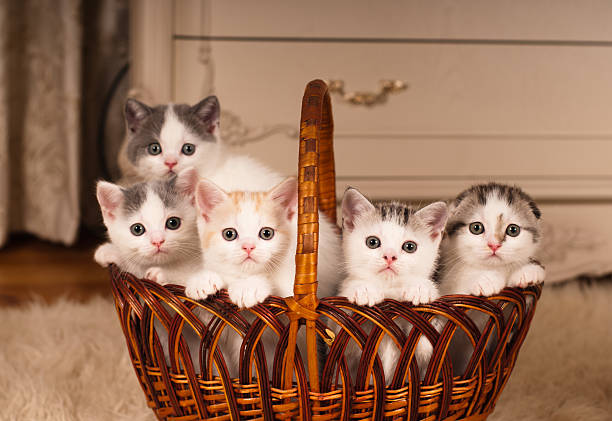
#> input picture computer_vision/opencv/photos/cats.jpg, 612 x 421 px, found by its file name
$ python histogram.py
#> lines starting #> are read from the running program, lines starting #| are printed output that depends on the picture
import cv2 as cv
import matplotlib.pyplot as plt
import numpy as np

img = cv.imread('photos/cats.jpg')
#> img is the input picture: shape (421, 612, 3); mean B, G, R 90.5, 114.6, 154.4
cv.imshow('Image', img)

blank = np.zeros(img.shape[:2], dtype='uint8')

#gray = cv.cvtColor(img, cv.COLOR_BGR2GRAY)
#cv.imshow('Gray scale', gray)

mask = cv.circle(blank.copy(), (img.shape[1]//2, img.shape[0]//2), 100, 255, -1)

masked = cv.bitwise_and(img, img, mask=mask)
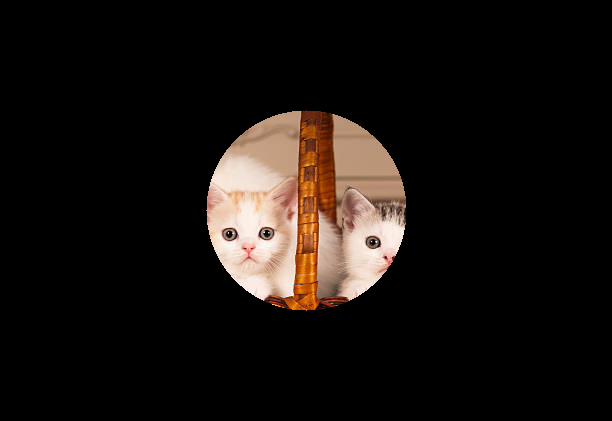
#> masked: shape (421, 612, 3); mean B, G, R 15.4, 18.6, 23.7

# [10 lines of commented-out code are left out]

plt.figure()
plt.title('Color histogram')
plt.xlabel('Bins')
plt.ylabel('# of pixels')
colors = ('b', 'g', 'r')
for i, col in enumerate(colors):
  hist = cv.calcHist([img], [i], mask, [256], [0, 256])
  plt.plot(hist, color=col)
  plt.xlim([0, 256])


plt.show()
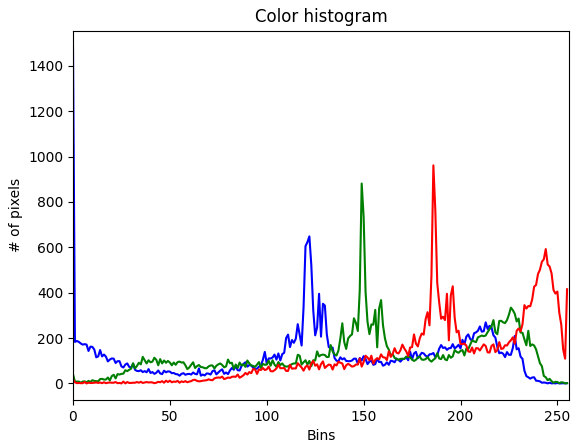
#> figure drawn by matplotlib, 1 panel; curve peaks at x = 0, y = 1481; curve peaks at x = 149, y = 881; curve peaks at x = 186, y = 961
cv.waitKey(0)

$ run again, with computer_vision/opencv/photos/bgr_sample.jpg copied over computer_vision/opencv/photos/cats.jpg
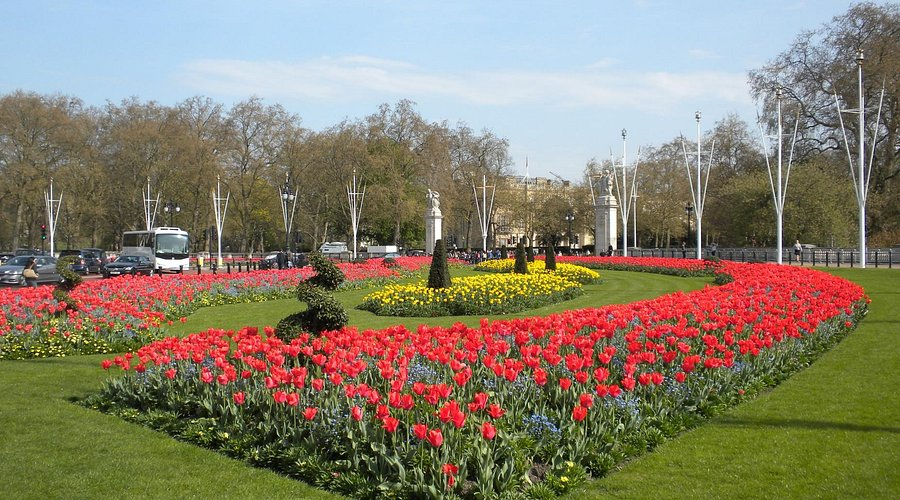
#> input picture computer_vision/opencv/photos/bgr_sample.jpg, 900 x 500 px, found by its file name
#> img is the input picture: shape (500, 900, 3); mean B, G, R 107.1, 127.1, 135.6
#> `masked = cv.bitwise_and(img, img, mask=mask)`:
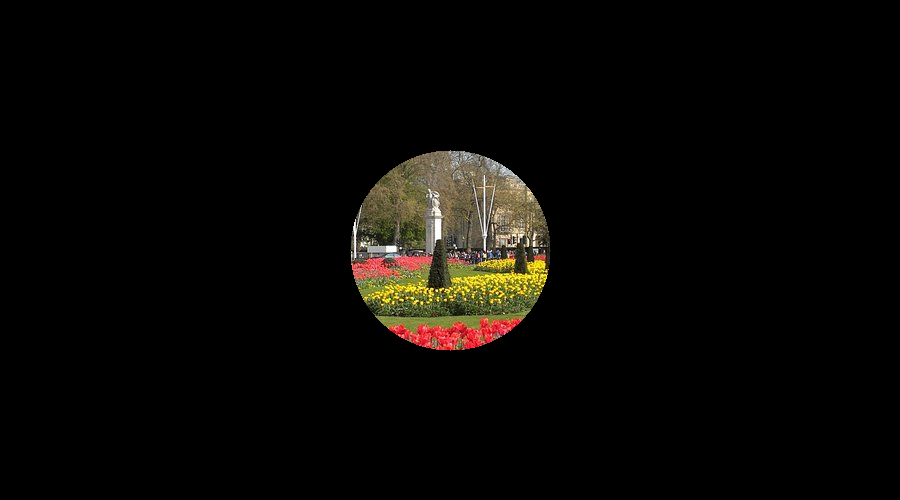
#> masked: shape (500, 900, 3); mean B, G, R 5, 7.6, 9.1
#> `plt.show()`:
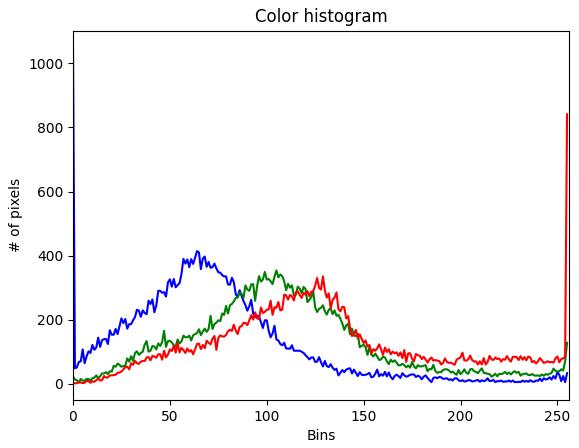
#> figure drawn by matplotlib, 1 panel; curve peaks at x = 0, y = 1050; curve peaks at x = 105, y = 354; curve peaks at x = 255, y = 841

$ run again, with computer_vision/opencv/photos/cat_large.jpg copied over computer_vision/opencv/photos/cats.jpg
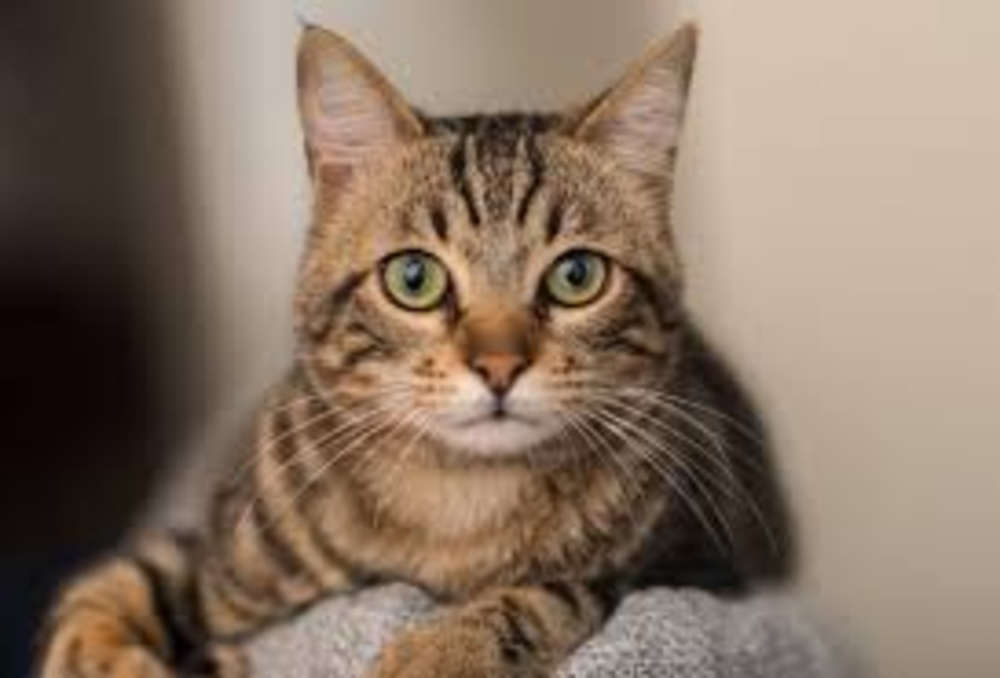
#> input picture computer_vision/opencv/photos/cat_large.jpg, 1000 x 678 px, shrunk from 2400 x 1626 before the run, found by its file name
#> img is the input picture: shape (678, 1000, 3); mean B, G, R 99.7, 116.1, 135.1
#> `masked = cv.bitwise_and(img, img, mask=mask)`:
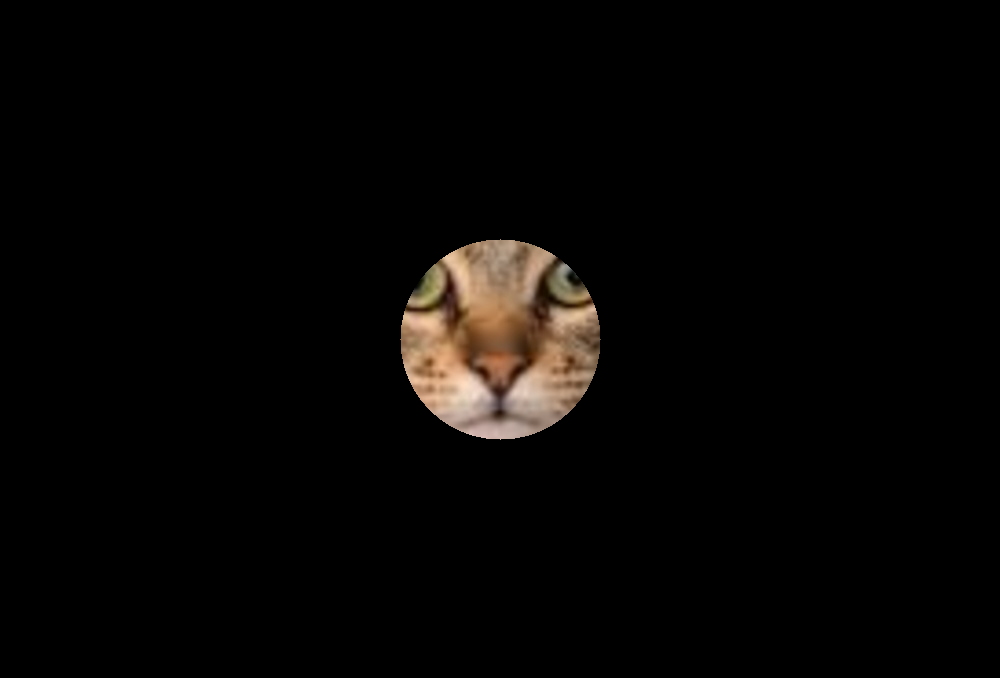
#> masked: shape (678, 1000, 3); mean B, G, R 4.4, 5.7, 7.2
#> `plt.show()`:
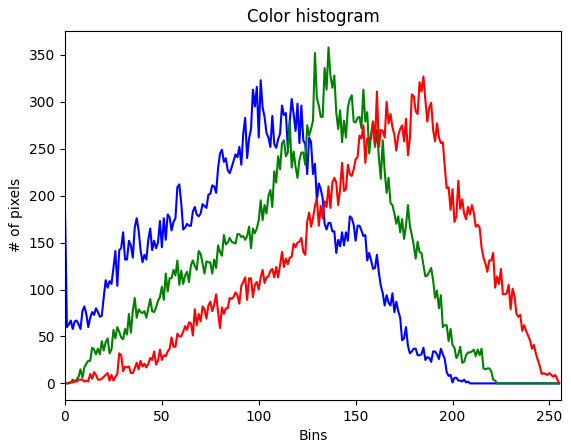
#> figure drawn by matplotlib, 1 panel; curve peaks at x = 101, y = 323; curve peaks at x = 136, y = 358; curve peaks at x = 185, y = 327

$ run again, with computer_vision/opencv/photos/group1.jpg copied over computer_vision/opencv/photos/cats.jpg
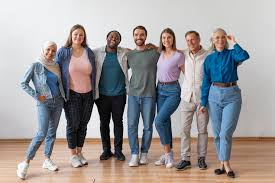
#> input picture computer_vision/opencv/photos/group1.jpg, 275 x 183 px, found by its file name
#> img is the input picture: shape (183, 275, 3); mean B, G, R 154.1, 153.9, 158.5
#> `masked = cv.bitwise_and(img, img, mask=mask)`:
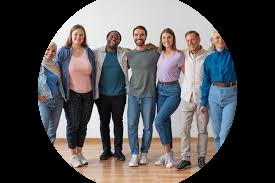
#> masked: shape (183, 275, 3); mean B, G, R 82, 80.2, 81.9
#> `plt.show()`:
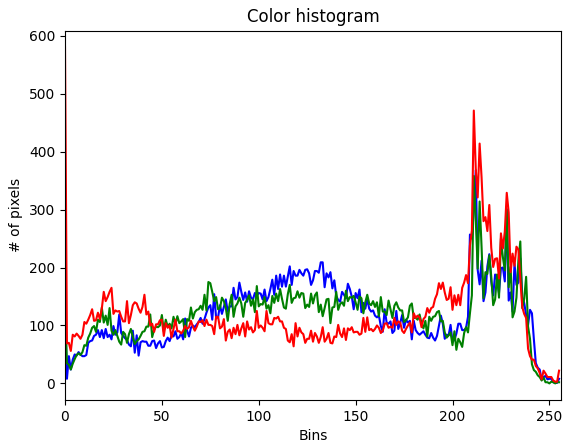
#> figure drawn by matplotlib, 1 panel; curve peaks at x = 212, y = 368; curve peaks at x = 211, y = 358; curve peaks at x = 0, y = 580
